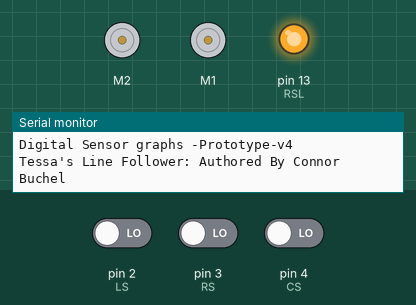
Bench run of a sketch on a simulated Arduino Uno, built with avr-gcc and run on an emulated ATmega328P. Parts: 2 × DC motor (green arrow = forward, orange = backward, longer = faster), output pins drawn as LEDs (lit = HIGH), the last lines printed to the serial monitor. The test bench sets the inputs (shaded band); at power-on: pin 2 (LS) LOW, pin 4 (CS) LOW, pin 3 (RS) LOW.

Above: at 0.1 s.
At 6.7 s:
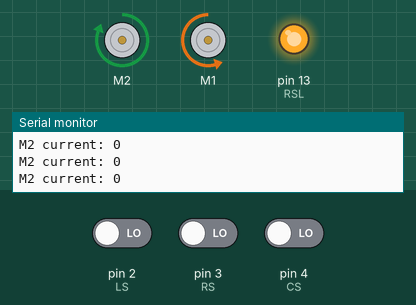
6.8 s: pin 2 (LS) driven HIGH
9.8 s: pin 4 (CS) driven HIGH
At 11.4 s:
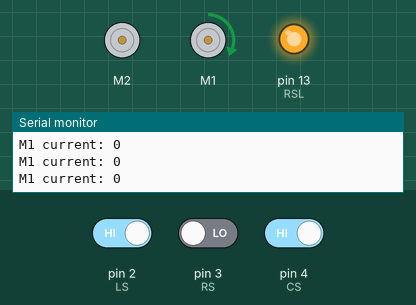
12.8 s: pin 4 (CS) driven LOW
15.8 s: pin 2 (LS) driven LOW
18.8 s: pin 2 (LS) driven HIGH
21.8 s: pin 4 (CS) driven HIGH
Timing chart, 0 to 72.3 s (numbered marks = the images above; inputs shaded):
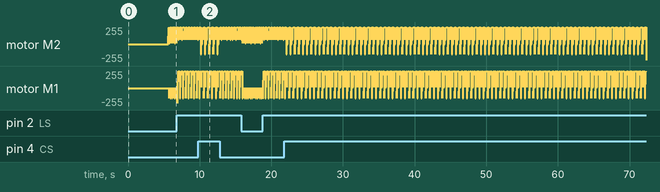

Measured:
- by itself, motor M2: repeats every 0.58 s: forward 191/255 0.02 s, forward 244/255 0.04 s, forward 255/255 0.19 s, backward 156/255 0.04 s, backward 45/255 0.02 s, stopped 0.12 s, forward 63/255 0.02 s, forward 116/255 0.03 s, forward 191/255 0.02 s, forward 244/255 0.03 s, forward 63/255 0.02 s, forward 116/255 0.03 s

The sketch:

Prototype_v4.ino
```cpp
/*------ Arduino Line Follower Code----- */
/*-------definning Inputs------*/
#include "DualVNH5019MotorShield.h"

DualVNH5019MotorShield md;
#define LS 2      // left sensor
#define RS 3      // right sensor
#define CS 4      // Center sensor

#define RSL 13    // Robot Safety Light
/*-------definning Outputs------*/
#define LM1 4       // left motor
#define LM2 5       // left motor
#define RM1 6       // right motor
#define RM2 7       // right motor

void setup()
{
  pinMode(RSL, OUTPUT);
  digitalWrite(RSL, HIGH);
  Serial.begin(115200);
  Serial.println("Dual VNH5019 Motor Shield");

  Serial.println("Digital Sensor graphs -Prototype-v4");
  md.init();

  Serial.begin(9600);
  Serial.println("Tessa's Line Follower: Authored By Connor Buchel");
  Serial.println("------------------------------------------");
  delay(5000);
  Serial.println("IR Sensor Readings: ");
  delay(500);
  pinMode(LS, INPUT);
  pinMode(RS, INPUT);

}

void loop()
{
  /*-------------------------------------------------------------------------------*/

  if(digitalRead(LS) && (!(digitalRead(CS) && (digitalRead(RS) ))))     // Move Forward
  {
    for (int i = 0; i <= 400; i++)
  {
    md.setM1Speed(i);
    if (i%200 == 100)
    {
      Serial.print("M1 current: ");
      Serial.println(md.getM1CurrentMilliamps());
    }
    delay(0);
  }
for (int i = 0; i <= 400; i++)
  {
    md.setM2Speed(i);
    if (i%200 == 100)
    {
      Serial.print("M2 current: ");
      Serial.println(md.getM2CurrentMilliamps());
    }
    delay(0);
  }

  }
  /*----------------------------------------------------------------------*/
  if(!(digitalRead(LS) && (digitalRead(CS) && (digitalRead(RS) ))))     // Turn right
  {
for (int i = 0; i <= 400; i++)
  {
    md.setM2Speed(i);

    if (i%200 == 100)
    {
      Serial.print("M2 current: ");
      Serial.println(md.getM2CurrentMilliamps());
    }
    delay(0);
  }
   for (int i = -400; i <= 0; i++)
  {
    md.setM1Speed(i);
    if (i%200 == 100)
    {
      Serial.print("M1 current: ");
      Serial.println(md.getM1CurrentMilliamps());
    }
    delay(0);
  }
  }
    /*----------------------------------------------------------------------*/
  if(digitalRead(LS) && (digitalRead(CS) && (!(digitalRead(RS) ))))     // turn left
  {
  for (int i = 0; i <= 400; i++)
  {
    md.setM1Speed(i);
    if (i%200 == 100)
    {
      Serial.print("M1 current: ");
      Serial.println(md.getM1CurrentMilliamps());
    }
    delay(0);
  }
  for (int i = -400; i <= 0; i++)
  {
    md.setM2Speed(i);
    if (i%200 == 100)
    {
      Serial.print("M2 current: ");
      Serial.println(md.getM2CurrentMilliamps());
    }
    delay(0);
  }
  }
    /*----------------------------------------------------------------------*/

}
```
